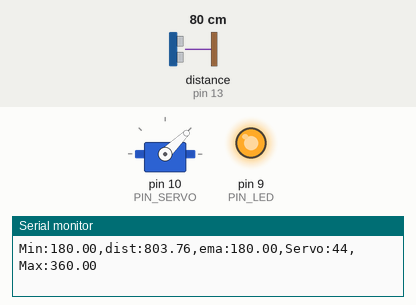
Recording of a sketch running on a simulated Arduino Uno, built with avr-gcc and run on an emulated ATmega328P. Parts: servo, output pins drawn as LEDs (lit = HIGH), the last lines printed to the serial monitor. Wiring (inferred from the names in the program): ultrasonic range finder: trigger pin 12; echo pin 13. The inputs (shaded band) are chosen by the test bench; at power-on: distance to the obstacle (sensor on pin 13) 80 cm. The echo pulse lasts 58.3 µs per cm; pins used as bus, display or sensor lines are not drawn.

Above: at 1.2 s.
1.3 s: distance to the obstacle (sensor on pin 13) set to 2 cm
At 2.4 s:
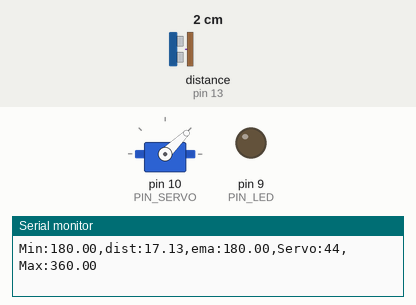
2.8 s: distance to the obstacle (sensor on pin 13) set to 35 cm
At 3.4 s:
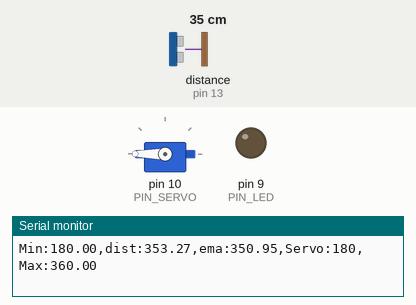
4.4 s: distance to the obstacle (sensor on pin 13) set to 60 cm
At 4.9 s:
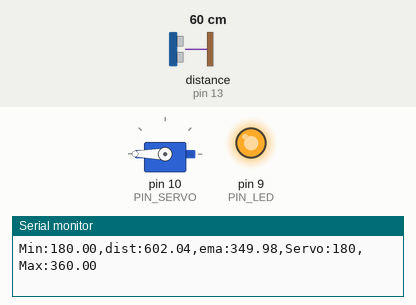
5.9 s: distance to the obstacle (sensor on pin 13) set to 4 cm
At 7.1 s:
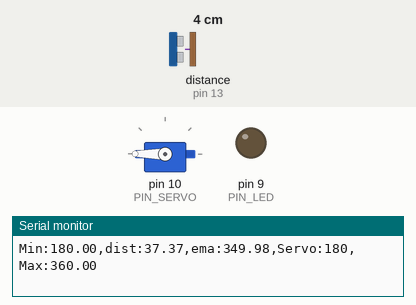
7.4 s: distance to the obstacle (sensor on pin 13) set to 120 cm
At 8.5 s:
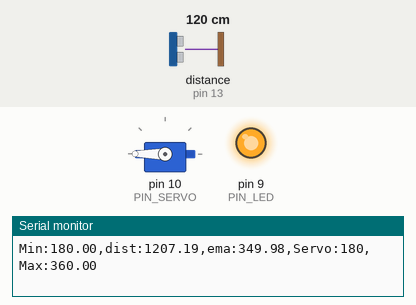
Timing chart, 0 to 9.9 s (numbered marks = the images above; inputs shaded):
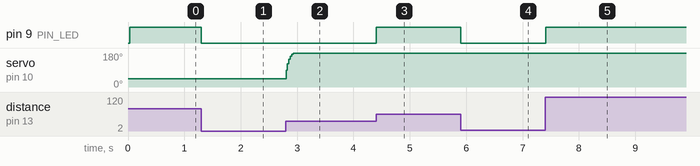

The sketch:

11_assignment_1.ino
```cpp
#include <Servo.h>

// Arduino pin assignment
#define PIN_LED   9   // LED active-low
#define PIN_TRIG  12  // sonar sensor TRIGGER
#define PIN_ECHO  13  // sonar sensor ECHO
#define PIN_SERVO 10  // servo motor

// configurable parameters for sonar
#define SND_VEL 346.0     // sound velocity at 24 celsius degree (unit: m/sec)
#define INTERVAL 25      // sampling interval (unit: msec)
#define PULSE_DURATION 10 // ultra-sound Pulse Duration (unit: usec)
#define _DIST_MIN 180.0   // minimum distance to be measured (unit: mm)
#define _DIST_MAX 360.0   // maximum distance to be measured (unit: mm)

#define TIMEOUT ((INTERVAL / 2) * 1000.0) // maximum echo waiting time (unit: usec)
#define SCALE (0.001 * 0.5 * SND_VEL) // coefficent to convert duration to distance

#define _EMA_ALPHA 0.3    // EMA weight of new sample (range: 0 to 1)
                          // Setting EMA to 1 effectively disables EMA filter.

// duty duration for myservo.writeMicroseconds()
// NEEDS TUNING (servo by servo)

#define _DUTY_MIN 1000 // servo full clockwise position (0 degree)
#define _DUTY_NEU 2000 // servo neutral position (90 degree)
#define _DUTY_MAX 2700 // servo full counterclockwise position (180 degree)

// global variables
float   dist_ema = 180.0;
float   dist_prev= _DIST_MIN;
unsigned long last_sampling_time;       // unit: ms

Servo myservo;

void setup() {
  // initialize GPIO pins
  pinMode(PIN_LED, OUTPUT);
  pinMode(PIN_TRIG, OUTPUT);    // sonar TRIGGER
  pinMode(PIN_ECHO, INPUT);     // sonar ECHO
  digitalWrite(PIN_TRIG, LOW);  // turn-off Sonar

  myservo.attach(PIN_SERVO);
  myservo.writeMicroseconds(_DUTY_MIN);

  // initialize USS related variables
  dist_prev = _DIST_MIN; // raw distance output from USS (unit: mm)

  // initialize serial port
  Serial.begin(57600);
}

void loop() {
  float  dist_raw, dist_filtered;
  int servo_duty;
  int servo_angle;

  // wait until next sampling time.
  // millis() returns the number of milliseconds since the program started.
  // will overflow after 50 days.
  if (millis() < last_sampling_time + INTERVAL)
    return;

  // get a distance reading from the USS
  dist_raw = USS_measure(PIN_TRIG, PIN_ECHO);

  // the range filter
  if ((dist_raw == 0.0) || (dist_raw > _DIST_MAX)) {
      dist_filtered = dist_prev;
      digitalWrite(PIN_LED, HIGH);
  } else if (dist_raw < _DIST_MIN) {
      dist_filtered = dist_prev;
      digitalWrite(PIN_LED, LOW);
  } else {
      dist_filtered = dist_raw;
      dist_prev = dist_raw;
      digitalWrite(PIN_LED, LOW);
  }

  // Modify the below line to implement the EMA equation
  dist_ema = (_EMA_ALPHA * dist_filtered) + ((1.0 - _EMA_ALPHA) * dist_ema);

  // adjust servo position according to the USS read value

  if (dist_ema <= _DIST_MIN) {
      servo_angle = 0;
  } else if (dist_ema >= _DIST_MAX) {
      servo_angle = 180;
  } else {
      servo_angle = (int)((dist_ema - _DIST_MIN) * 180.0 / (_DIST_MAX - _DIST_MIN));
  }

  servo_duty = (int)(((float)servo_angle / 180.0) * (_DUTY_MAX - _DUTY_MIN) + _DUTY_MIN);

  myservo.writeMicroseconds(servo_duty);


  // output the distance to the serial port
  Serial.print("Min:");    Serial.print(_DIST_MIN);
  Serial.print(",dist:");   Serial.print(dist_raw);
  Serial.print(",ema:");  Serial.print(dist_ema);
  Serial.print(",Servo:"); Serial.print(myservo.read());
  Serial.print(",Max:");   Serial.print(_DIST_MAX);
  Serial.println("");

  // update last sampling time
  last_sampling_time += INTERVAL;
}

// get a distance reading from USS. return value is in millimeter.
float USS_measure(int TRIG, int ECHO)
{
  digitalWrite(TRIG, HIGH);
  delayMicroseconds(PULSE_DURATION);
  digitalWrite(TRIG, LOW);

  return pulseIn(ECHO, HIGH, TIMEOUT) * SCALE; // unit: mm
}
```

Measured:
- after the input at 1.3 s, pin 9 (PIN_LED): HIGH → LOW at once
- after the input at 2.8 s, servo on pin 10 (PIN_SERVO): 44° → 180° at once
- after the input at 4.4 s, pin 9 (PIN_LED): LOW → HIGH at once
- after the input at 5.9 s, pin 9 (PIN_LED): HIGH → LOW at once
- after the input at 7.4 s, pin 9 (PIN_LED): LOW → HIGH at once
